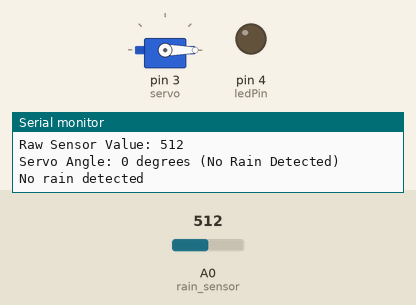
Recording of a sketch running on a simulated Arduino Uno, built with avr-gcc and run on an emulated ATmega328P. On the bench: servo, output pins drawn as LEDs (lit = HIGH), the last lines printed to the serial monitor. Inputs (shaded band) come from the test bench; at power-on: A0 (rain_sensor) = 512.

Above: at 1.8 s.
1.9 s: A0 (rain_sensor) set to 493
At 2.9 s:
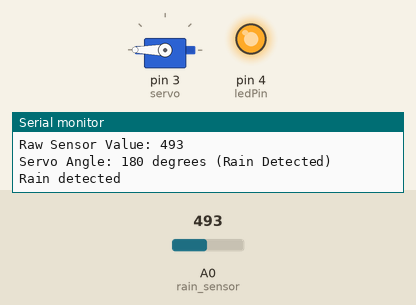
3.5 s: A0 (rain_sensor) set to 510
At 4.6 s:
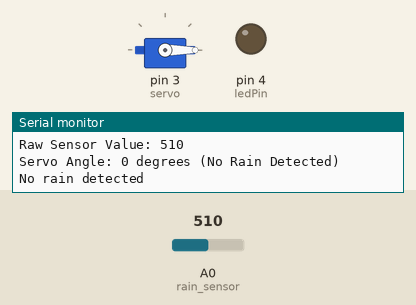
5.5 s: A0 (rain_sensor) set to 490
At 7.4 s:
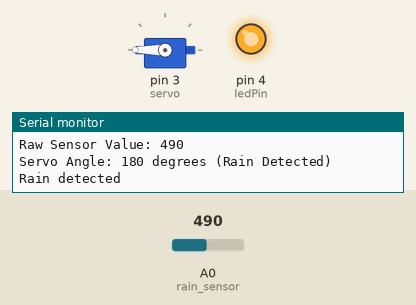
Timing chart, 0 to 8.9 s (numbered marks = the images above; inputs shaded):
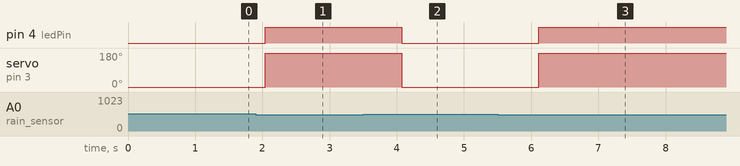

Measured:
- the behaviour switches between 501 and 500 on A0 (rain_sensor) (found by bisection; images 0 and 1)
- after the input at 1.9 s, pin 4 (ledPin): LOW → HIGH after 0.14 s; servo on pin 3 (servo): 0° → 180° after 0.14 s
- after the input at 3.5 s, pin 4 (ledPin): HIGH → LOW after 0.57 s; servo on pin 3 (servo): 180° → 0° after 0.57 s
- after the input at 5.5 s, pin 4 (ledPin): LOW → HIGH after 0.61 s; servo on pin 3 (servo): 0° → 180° after 0.61 s

The sketch:

smart_cities_umbrella_shed.ino
```cpp
#include <Servo.h>
int rain_sensor = A0;
int servo = 3;
int ledPin = 4;
Servo myServo;

void setup() {
  Serial.begin(9600);
  myServo.attach(servo);
  myServo.write(0);  // Start at 0 degrees

  pinMode(ledPin, OUTPUT);  // Set LED pin as output
  digitalWrite(ledPin, LOW); // Turn LED off initially
}

void loop() {
  int sensorValue = analogRead(rain_sensor);
  Serial.print("Raw Sensor Value: ");
  Serial.println(sensorValue);
  int threshold = 500;
  if (sensorValue > threshold) {
    myServo.write(0);         // No rain detected
    digitalWrite(ledPin, LOW); // Turn LED off
    Serial.println("Servo Angle: 0 degrees (No Rain Detected)");
    Serial.println("No rain detected");
  } else {
    myServo.write(180);       // Rain detected
    digitalWrite(ledPin, HIGH); // Turn LED on
    Serial.println("Servo Angle: 180 degrees (Rain Detected)");
    Serial.println("Rain detected");
  }

  delay(1000);  // Delay 1 second between readings
}
```
